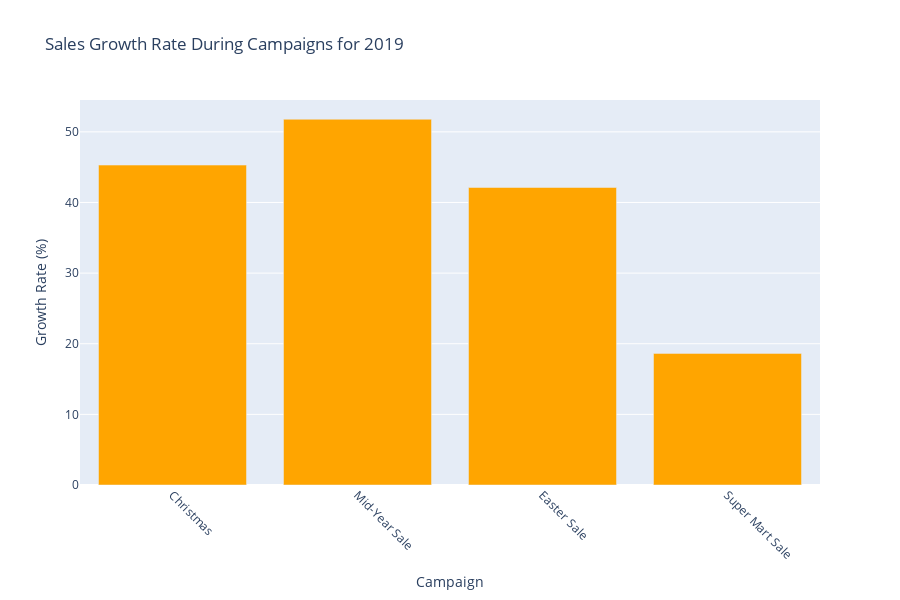

Notebook cell for this chart:
### Markdown cell above
##### Sales Growth Rate

### Code cell
# Input the chosen year for analysis
chosen_year = 2019


metrics = campaign_eff_metrics(df, chosen_year)
sales_growth_rate_plot(metrics[0],chosen_year)

### Figure 1 — Plotly figure (JSON) as saved in the notebook; plotly's stock layout.template omitted (floating-point values rounded to 4 significant figures)
{"data": [{"marker": {"color": "orange"}, "name": "Growth Rate (%)", "type": "bar", "x": ["Christmas", "Mid-Year Sale", "Easter Sale", "Super Mart Sale"], "y": [45.29, 51.78, 42.12, 18.63]}], "layout": {"height": 600, "showlegend": false, "title": {"text": "Sales Growth Rate During Campaigns for 2019"}, "width": 900, "xaxis": {"tickangle": 45, "title": {"text": "Campaign"}}, "yaxis": {"title": {"text": "Growth Rate (%)"}}}}
